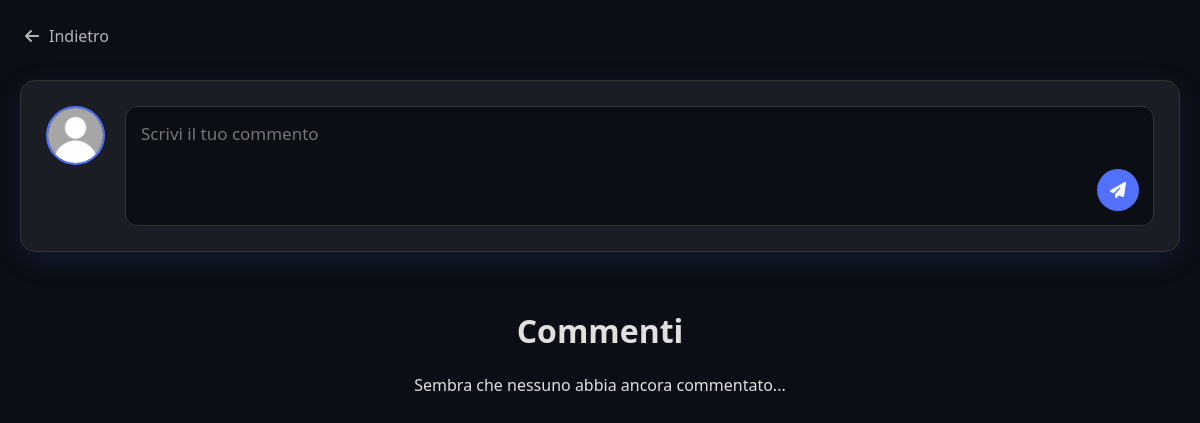
The app's page /Commenti.php?post=14 (signed in), older data.
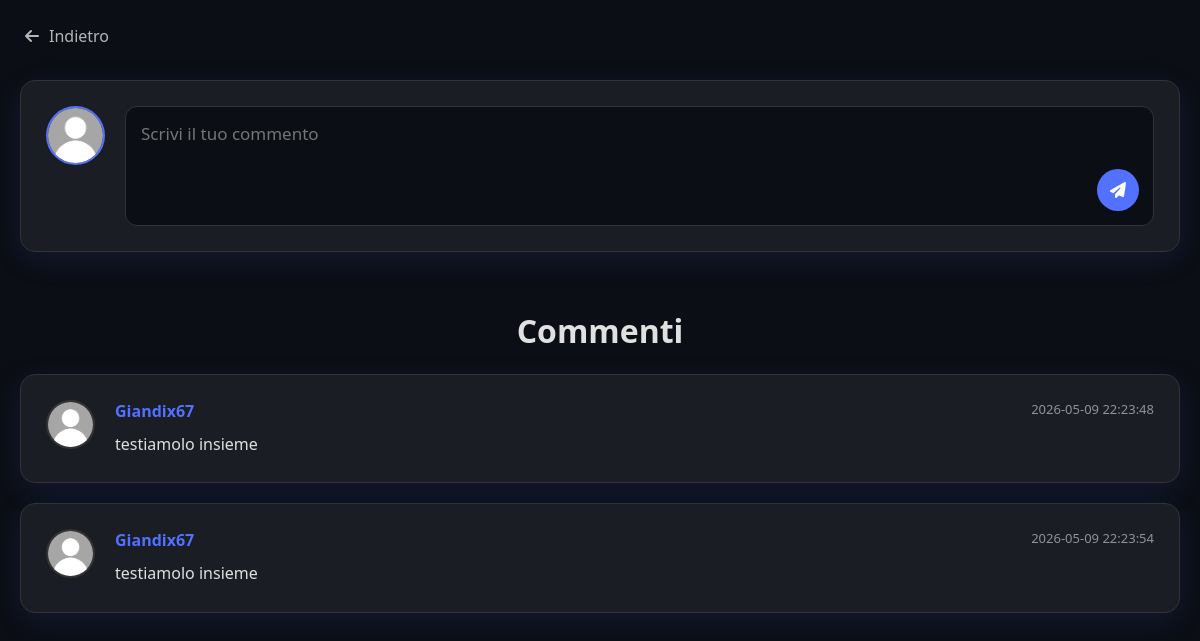
The same page, newer data.
### tables this page shows
CREATE TABLE `commenti` (
  `Id_Commento` int(50) NOT NULL,
  `Utente` varchar(15) NOT NULL,
  `Id_Post` int(50) NOT NULL,
  `Contenuto` varchar(500) NOT NULL,
  `Data` datetime NOT NULL
);

CREATE TABLE `utenti` (
  `Nome` varchar(15) NOT NULL,
  `Cognome` varchar(15) NOT NULL,
  `NomeUtente` varchar(15) NOT NULL,
  `DataNascita` date DEFAULT NULL,
  `Foto` varchar(300) NOT NULL DEFAULT 'Utente.png',
  `Descrizione` varchar(200) DEFAULT NULL,
  `Password` varchar(100) NOT NULL,
  `Livello` int(2) NOT NULL DEFAULT 1
);

### Commenti.php (the view, shortened to what this page needs)
<?php
include "Connessione.php";
$accesso=$_SESSION['accesso'];
$Id_Post= $_GET['post'];
$fotoProfilo = $_SESSION['foto'];
    if($accesso!= 1){
        header("location: Index.php");
    }
    else{
        ?>
<html>
<head>
	<link rel="stylesheet" href="StileCommenti.css">
	<link rel="stylesheet" type="text/css" href="//netdna.bootstrapcdn.com/font-awesome/4.1.0/css/font-awesome.min.css">
	<link rel="stylesheet" href="https://cdnjs.cloudflare.com/ajax/libs/font-awesome/6.5.1/css/all.min.css">
</head>
<body>
	<a href="Asteria.php" class="btn-back">
        <i class="fa fa-arrow-left"></i> Indietro
    </a>
	<form action="<?php echo $_SERVER['REQUEST_URI'] ?>" method="POST" enctype="multipart/form-data" class="main-form">
	    <div class="post-wrapper">
	        <div class="post-left">
	            <img src="<?=$fotoProfilo?>" class="avatar-small" alt="Profilo">
	        </div>
	        <div class="post-right">
	            <div class="textarea-container">
	                <textarea name="commento" placeholder="Scrivi il tuo commento" required></textarea>
	                <label for="pubblica" class="custom-file-upload">
	                    <i class="fa fa-paper-plane-o"></i>
	                </label>
	            </div>
	        </div>
	    </div>
	</form>
<h1> Commenti </h1>
	<div class="comments-list">
	    <?php
	    try{
			$connessione= new PDO("mysql:host=$host;dbname=$db", $user, $password);
			$sql= "SELECT Nome, Cognome, Foto, Utente, Id_Post, Contenuto, Data
				   FROM commenti JOIN utenti ON utenti.NomeUtente = commenti.Utente
				   WHERE Id_Post = ?";
			$preparata = $connessione->prepare($sql);
            $preparata->execute([$Id_Post]);
            if($preparata->rowCount() > 0){
                            $ris = $preparata->fetchAll(PDO::FETCH_ASSOC);
                            foreach ($ris as $riga) {
	    ?>
	    <div class="comment-card">
	        <div class="comment-left">
	            <img src="UploadProfili/<?=$riga['Foto']?>" class="avatar-micro" alt="User">
	        </div>
	        <div class="comment-right">
	            <div class="comment-header">
	                <span class="comment-user"><?=$riga['Utente']?></span>
	                <span class="comment-date"><?=$riga['Data']?></span>
	            </div>
	            <div class="comment-text">
	                <?=$riga['Contenuto']?>
	            </div>
	        </div>
	    </div>
	    <?php
			}
		}else{
			echo "Sembra che nessuno abbia ancora commentato...";
		}
		}catch(PDOException $e){
            die("Errore nella gestione del database $db: " . $e->getMessage());
        }
	    ?>
	</div>
</body>
</html>
<?php
}
?>

### StileCommenti.css (style rules this page uses)
:root { --bg-color: #ffffff; --text-color: #212529; --navbar-bg: #f8f9fa; --card-bg: #ffffff; --primary-color: #9370DB; --accent-color: #5271FF; --border-color: #dee2e6; --card-shadow: 0 8px 24px rgba(147, 112, 219, 0.15); }
[data-theme="dark"] { --bg-color: #0b0e14; --text-color: #e0e0e0; --navbar-bg: #161a23; --card-bg: #1a1d24; --primary-color: #5271FF; --accent-color: #9370DB; --border-color: #333333; --card-shadow: 0 8px 30px rgba(82, 113, 255, 0.12); }
body { background-color: var(--bg-color); color: var(--text-color); font-family: 'Segoe UI', Tahoma, Geneva, Verdana, sans-serif; margin: 0; display: flex; flex-direction: column; align-items: center; padding: 80px 20px 40px 20px; min-height: 100vh; transition: background-color 0.3s, color 0.3s; }
.btn-back { position: absolute; top: 25px; left: 25px; display: flex; align-items: center; gap: 10px; color: var(--text-color); text-decoration: none; font-weight: 500; opacity: 0.8; transition: all 0.3s ease; }
.main-form, .comments-list { width: 100%; max-width: 1200px; display: flex; flex-direction: column; align-items: center; }
.post-wrapper, .comment-card { display: flex; gap: 20px; background-color: var(--card-bg); padding: 25px; border-radius: 15px; border: 1px solid var(--border-color); box-shadow: var(--card-shadow); width: 100%; box-sizing: border-box; margin-bottom: 20px; height: auto; }
.post-left, .comment-left { flex: 0 0 auto; }
.avatar-small { width: 55px; height: 55px; border-radius: 50%; border: 2px solid var(--primary-color); object-fit: cover; }
.avatar-micro { width: 45px; height: 45px; border-radius: 50%; border: 2px solid var(--border-color); object-fit: cover; }
.post-right, .comment-right { flex: 1; display: flex; flex-direction: column; }
.textarea-container { position: relative; width: 100%; }
textarea { width: 100%; min-height: 120px; padding: 15px; padding-right: 60px; border: 1px solid var(--border-color); border-radius: 12px; background-color: var(--bg-color); color: var(--text-color); font-family: inherit; font-size: 17px; resize: none; box-sizing: border-box; outline: none; transition: border-color 0.3s; }
.custom-file-upload { position: absolute; right: 15px; bottom: 15px; background-color: var(--primary-color); color: white; width: 42px; height: 42px; border-radius: 50%; display: flex; align-items: center; justify-content: center; cursor: pointer; transition: all 0.3s ease; border: none; }
.comment-header { display: flex; justify-content: space-between; margin-bottom: 10px; }
.comment-user { color: var(--primary-color); font-weight: bold; font-size: 16px; }
.comment-date { color: var(--text-color); opacity: 0.6; font-size: 13px; }
.comment-text { line-height: 1.6; font-size: 16px; color: var(--text-color); word-break: break-word; }

Row changes from the older to the newer data that the page shows:
added commenti: Utente.Foto (picture), Utente "Giandix67", Data "2026-05-09 22:23:48", Contenuto "testiamolo insieme"
added commenti: Utente.Foto (picture), Utente "Giandix67", Data "2026-05-09 22:23:54", Contenuto "testiamolo insieme"
Text that changed along with them:
text no longer shown: "Sembra che nessuno abbia ancora commentato..."
